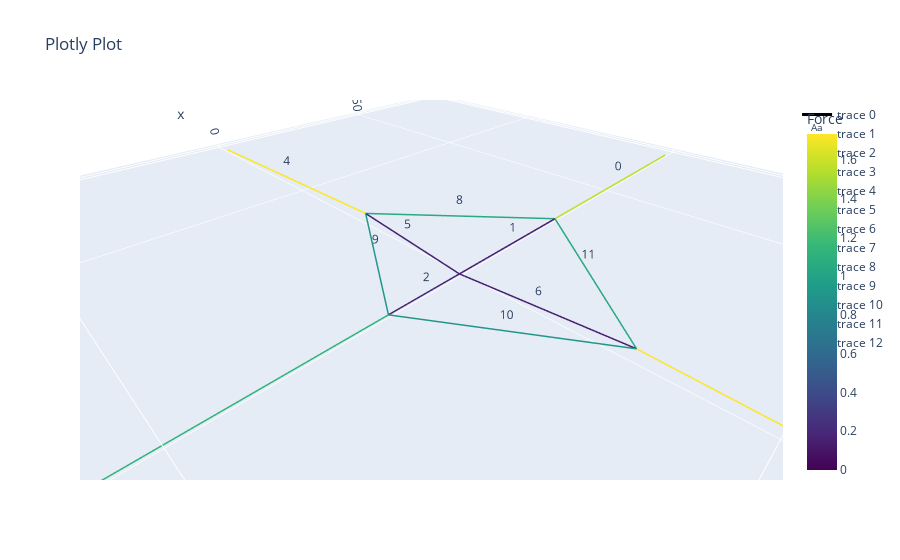

The code cell stored with this chart in its notebook:
### Code cell
# Objective function
def error_function(flat_coords):
    coords = flat_coords.reshape(-1, 2)
    error = 0
    for (i, j), L_ij in zip(edges, goal_lengths):
        dist = np.linalg.norm(coords[i] - coords[j])
        error += (dist - L_ij) ** 2
    return error

# Initial positions flattened
initial_guess = vertices[...,:2].flatten()

# Minimize the error
result = minimize(error_function, initial_guess, method='L-BFGS-B')
optimized_coords = result.x.reshape(-1, 2)

# Results
print("Optimized Vertex Positions:")
print(optimized_coords)

print("Error per edge before and after, or simpely scaled:")
for (i, j), L_ij in zip(edges, goal_lengths):
    dist = np.linalg.norm(optimized_coords[i] - optimized_coords[j])
    dist_orig = np.linalg.norm(vertices[i] - vertices[j])
    dist_scaled = np.linalg.norm(net.vertices_scaled[i] - net.vertices_scaled[j])

    print(f"Edge {i}-{j}: from {dist_orig -  L_ij:.3f} to  {dist - L_ij:.3f}. Scaled: {dist_scaled - L_ij:.3f}")

net.vertices[...,:2] = optimized_coords

net.net_plot(color=True, elables = True, vlabels = False)

### Figure 1 — Plotly figure (JSON) as saved in the notebook; plotly's stock layout.template omitted (floating-point values rounded to 4 significant figures)
{"data": [{"line": {"color": [1.569, 1.569, 0, 0.1515, 0.1515, 0, 0.171, 0.171, 0, 1.123, 1.123, 0, 1.733, 1.733, 0, 0.1566, 0.1566, 0, 0.1566, 0.1566, 0, 1.733, 1.733, 0, 1.055, 1.055, 0, 0.9149, 0.9149, 0, 0.9149, 0.9149, 0, 1.055, 1.055, 0], "colorbar": {"title": {"text": "Force"}}, "colorscale": [[0, "#440154"], [0.1111, "#482878"], [0.2222, "#3e4989"], [0.3333, "#31688e"], [0.4444, "#26828e"], [0.5556, "#1f9e89"], [0.6667, "#35b779"], [0.7778, "#6ece58"], [0.8889, "#b5de2b"], [1, "#fde725"]], "showscale": true, "width": 3}, "mode": "lines", "type": "scatter3d", "x": [-82.31, -27.96, null, -27.96, 0.9853, null, 0.9853, 16.57, null, 16.57, 97.48, null, -0.1608, -2.224, null, -2.224, 0.9853, null, 0.9853, -2.224, null, -2.224, -0.1608, null, -27.96, -2.224, null, -2.224, 16.57, null, 16.57, -2.224, null, -2.224, -27.96, null], "y": [-7.906e-06, -9.67e-06, null, -9.67e-06, -5.838e-05, null, -5.838e-05, -8.468e-05, null, -8.468e-05, -1.216e-05, null, -88.36, -29.18, null, -29.18, -5.838e-05, null, -5.838e-05, 29.18, null, 29.18, 88.36, null, -9.67e-06, -29.18, null, -29.18, -8.468e-05, null, -8.468e-05, 29.18, null, 29.18, -9.67e-06, null], "z": [0, 0, null, 0, 0, null, 0, 0, null, 0, 0, null, 0, 0, null, 0, 0, null, 0, 0, null, 0, 0, null, 0, 0, null, 0, 0, null, 0, 0, null, 0, 0, null]}, {"mode": "text", "text": ["0"], "type": "scatter3d", "x": [-55.13], "y": [-8.788e-06], "z": [0]}, {"mode": "text", "text": ["1"], "type": "scatter3d", "x": [-13.49], "y": [-3.402e-05], "z": [0]}, {"mode": "text", "text": ["2"], "type": "scatter3d", "x": [8.777], "y": [-7.153e-05], "z": [0]}, {"mode": "text", "text": ["3"], "type": "scatter3d", "x": [57.02], "y": [-4.842e-05], "z": [0]}, {"mode": "text", "text": ["4"], "type": "scatter3d", "x": [-1.193], "y": [-58.77], "z": [0]}, {"mode": "text", "text": ["5"], "type": "scatter3d", "x": [-0.6195], "y": [-14.59], "z": [0]}, {"mode": "text", "text": ["6"], "type": "scatter3d", "x": [-0.6195], "y": [14.59], "z": [0]}, {"mode": "text", "text": ["7"], "type": "scatter3d", "x": [-1.193], "y": [58.77], "z": [0]}, {"mode": "text", "text": ["8"], "type": "scatter3d", "x": [-15.09], "y": [-14.59], "z": [0]}, {"mode": "text", "text": ["9"], "type": "scatter3d", "x": [7.172], "y": [-14.59], "z": [0]}, {"mode": "text", "text": ["10"], "type": "scatter3d", "x": [7.172], "y": [14.59], "z": [0]}, {"mode": "text", "text": ["11"], "type": "scatter3d", "x": [-15.09], "y": [14.59], "z": [0]}], "layout": {"scene": {"aspectmode": "data"}, "title": {"text": "Plotly Plot"}}}
